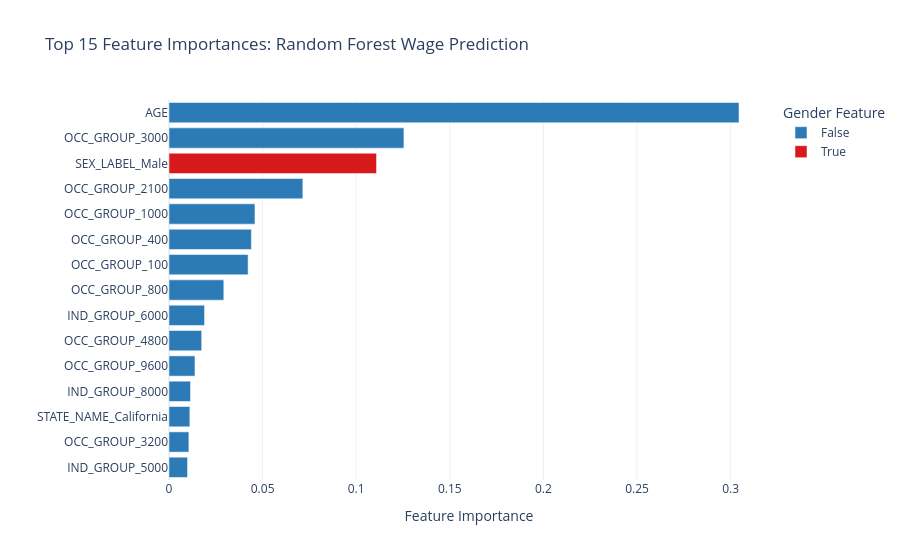

Source (notebook cell):
### Code cell
import plotly.express as px

top15 = importances.head(15).copy()
top15['is_gender'] = top15['feature'].str.contains('SEX_LABEL')

fig_rf = px.bar(
    top15,
    x='importance',
    y='feature',
    orientation='h',
    color='is_gender',
    color_discrete_map={True: '#d7191c', False: '#2c7bb6'},
    title='Top 15 Feature Importances: Random Forest Wage Prediction',
    labels={'importance': 'Feature Importance', 'feature': '', 'is_gender': 'Gender Feature'}
)
fig_rf.update_layout(yaxis={'categoryorder': 'total ascending'}, template='plotly_white')
fig_rf.show()

### Figure 1 — Plotly figure (JSON) as saved in the notebook; plotly's stock layout.template omitted (floating-point values rounded to 4 significant figures)
{"data": [{"hovertemplate": "Gender Feature=False<br>Feature Importance=%{x}<br>=%{y}<extra></extra>", "legendgroup": "False", "marker": {"color": "#2c7bb6", "pattern": {"shape": ""}}, "name": "False", "orientation": "h", "showlegend": true, "textposition": "auto", "type": "bar", "x": [0.3045, 0.1255, 0.07148, 0.04592, 0.04401, 0.04226, 0.02928, 0.01899, 0.01746, 0.01387, 0.01148, 0.01115, 0.01062, 0.009898], "xaxis": "x", "y": ["AGE", "OCC_GROUP_3000", "OCC_GROUP_2100", "OCC_GROUP_1000", "OCC_GROUP_400", "OCC_GROUP_100", "OCC_GROUP_800", "IND_GROUP_6000", "OCC_GROUP_4800", "OCC_GROUP_9600", "IND_GROUP_8000", "STATE_NAME_California", "OCC_GROUP_3200", "IND_GROUP_5000"], "yaxis": "y"}, {"hovertemplate": "Gender Feature=True<br>Feature Importance=%{x}<br>=%{y}<extra></extra>", "legendgroup": "True", "marker": {"color": "#d7191c", "pattern": {"shape": ""}}, "name": "True", "orientation": "h", "showlegend": true, "textposition": "auto", "type": "bar", "x": [0.1108], "xaxis": "x", "y": ["SEX_LABEL_Male"], "yaxis": "y"}], "layout": {"barmode": "relative", "legend": {"title": {"text": "Gender Feature"}, "tracegroupgap": 0}, "title": {"text": "Top 15 Feature Importances: Random Forest Wage Prediction"}, "xaxis": {"anchor": "y", "domain": [0, 1], "title": {"text": "Feature Importance"}}, "yaxis": {"anchor": "x", "categoryorder": "total ascending", "domain": [0, 1], "title": {"text": ""}}}}
